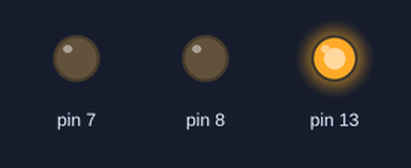
Recording of a sketch running on a simulated Arduino Uno, built with avr-gcc and run on an emulated ATmega328P. Shown: output pins drawn as LEDs (lit = HIGH).

Above: at 0.5 s.
At 2.5 s:
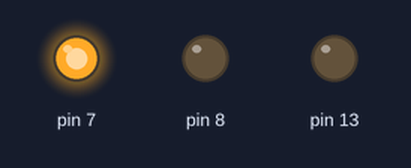
At 4.5 s:
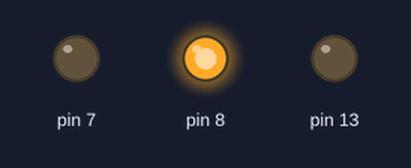
At 5.5 s:
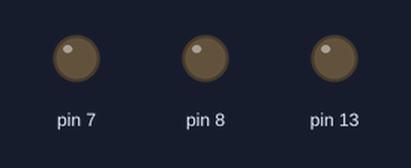
Timing chart, 0 to 7.8 s (numbered marks = the images above):
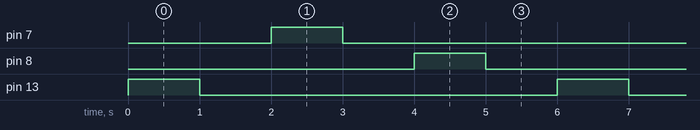

The sketch:

TrafficLight.ino
```cpp
// C++ code
//
void setup()
{
  pinMode(13, OUTPUT);
  pinMode(7, OUTPUT);
  pinMode(8, OUTPUT);

}

void loop()
{
  digitalWrite(13, HIGH);
  delay(1000); // Wait for 1000 millisecond(s)
  digitalWrite(13, LOW);
  delay(1000); // Wait for 1000 millisecond(s)

    digitalWrite(7, HIGH);
  delay(1000); // Wait for 1000 millisecond(s)
  digitalWrite(7, LOW);
  delay(1000); // Wait for 1000 millisecond(s)

    digitalWrite(8, HIGH);
  delay(1000); // Wait for 1000 millisecond(s)
  digitalWrite(8, LOW);
  delay(1000); // Wait for 1000 millisecond(s)
}
```

Measured:
- by itself, pin 7, pin 8, pin 13: alternates HIGH for 1.0 s and LOW for 5.0 s
- by itself, everything shown: repeats every 6.0 s, in 6 steps
